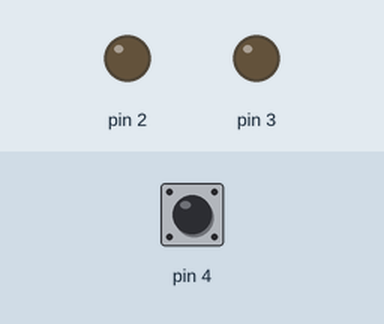
This sketch was run on a simulated Arduino Uno, built with avr-gcc and run on an emulated ATmega328P. On the bench: output pins drawn as LEDs (lit = HIGH). The test bench sets the inputs (shaded band); at power-on: pin 4 HIGH.

Above: at 1.2 s.
1.3 s: pin 4 pulled LOW for 0.15 s
At 3.1 s:
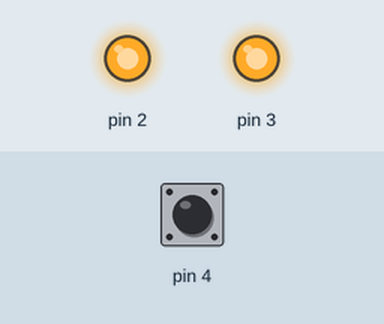
4.4 s: pin 4 pulled LOW for 1 s
At 7.5 s:
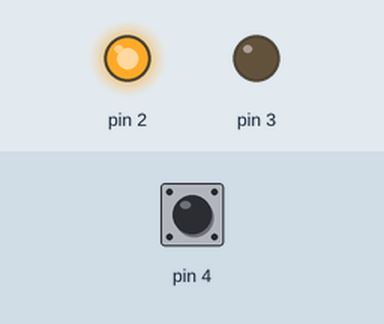
8.4 s: pin 4 pulled LOW for 3.2 s
At 9.8 s:
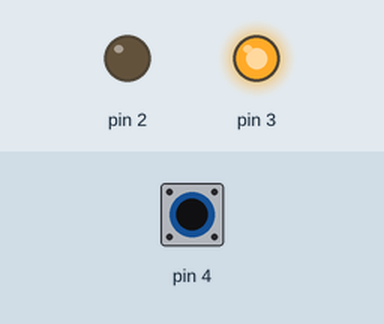
Timing chart, 0 to 20.6 s (numbered marks = the images above; inputs shaded):
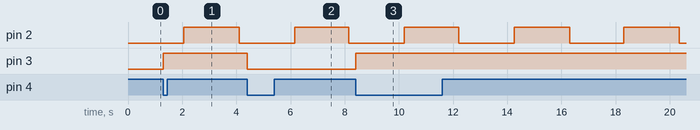

The sketch:

sketch_may09a.ino
```cpp
int swState = 0;
int ledState = 0;
unsigned long lastLedChange;

void setup() {
  Serial.begin(9600);
  digitalWrite(4, HIGH);
  pinMode(2, OUTPUT);
  pinMode(3, OUTPUT);
}

void loop() {

  if (millis() - lastLedChange > 2000) {
    lastLedChange = millis();
    digitalWrite(2, !digitalRead(2));
  }

  if (digitalRead(4) != swState) {
    swState = digitalRead(4);
    if (!swState) {
      ledState = !ledState;
      digitalWrite(3, ledState);
    }
  }
  delay(50);

}
```

Measured:
- after the input at 1.3 s, pin 3: LOW → HIGH at once
- after the input at 4.4 s, pin 3: HIGH → LOW at once
- after the input at 8.4 s, pin 3: LOW → HIGH at once
- by itself, pin 2: alternates HIGH for 2.1 s and LOW for 2.0 s
